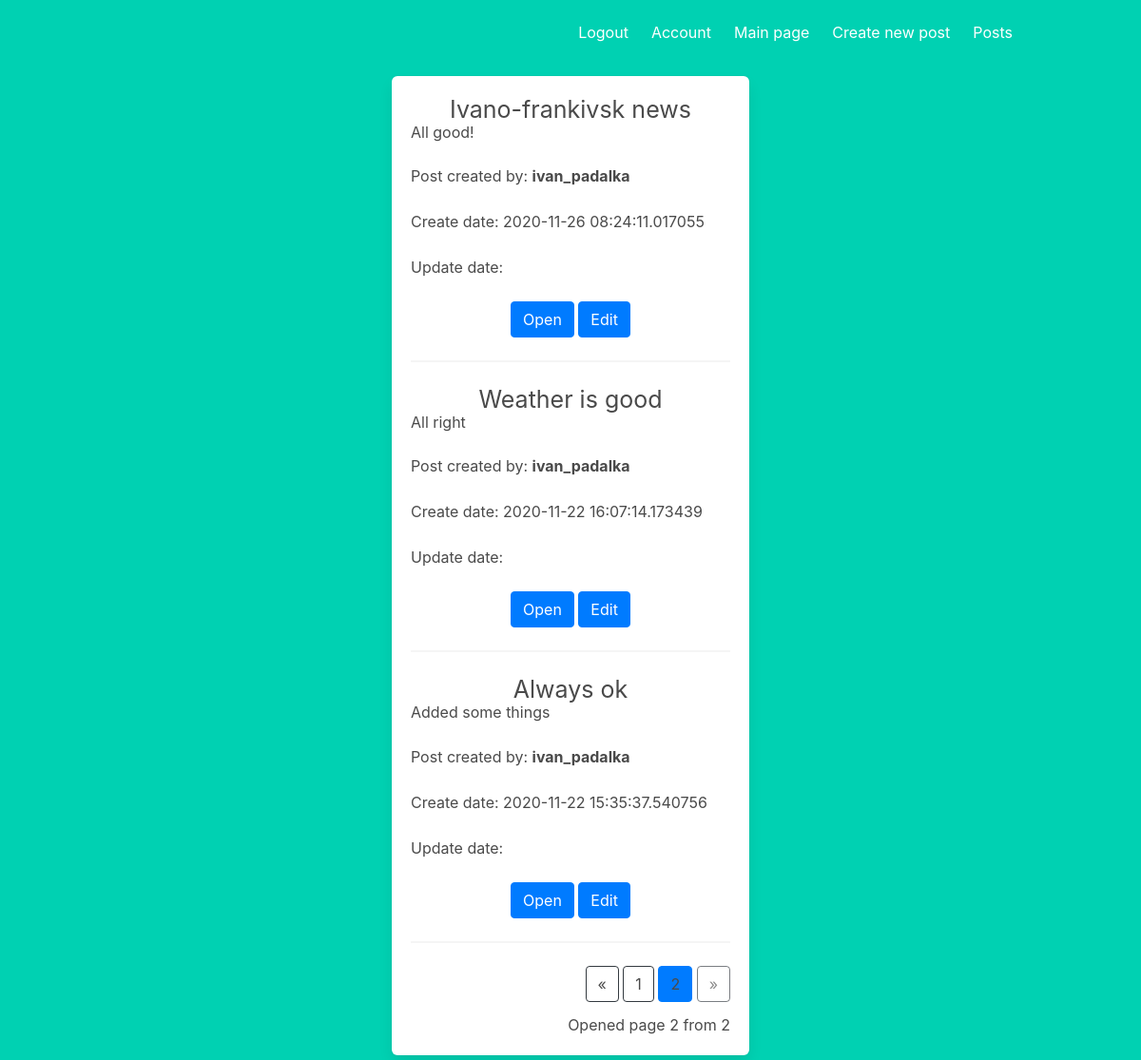
Page /posts?page=2 (signed in) on the committed database.
### app/models.py (models this page shows, shortened)
class Post(db.Model):
    id = db.Column(db.Integer, primary_key=True)
    title = db.Column(db.String(100), nullable=False)
    body = db.Column(db.String(140))
    timestamp = db.Column(db.DateTime, index=True, default=datetime.utcnow)
    user_id = db.Column(db.Integer, db.ForeignKey('user.id'))

class User(UserMixin, db.Model):
    id = db.Column(db.Integer, primary_key=True)
    username = db.Column(db.String(64), index=True, unique=True)
    email = db.Column(db.String(120), index=True, unique=True)
    image_file = db.Column(db.String(20), nullable=False, default = 'default.jpg')
    about_me = db.Column(db.String(200), nullable=True)
    last_seen = db.Column(db.DateTime, default=datetime.utcnow)
    password_hash = db.Column(db.String(128))
    posts = db.relationship('Post', backref='author', lazy='dynamic')

### app/views.py (the view)
@app.route('/posts', methods=['GET'])
@login_required
def posts():
    q = request.args.get('q')
    page = request.args.get('page', 1, type=int)
    if q:
        posts = Post.query.filter(Post.title.contains(q) | Post.body.contains(q))
    else:
        posts = Post.query.order_by(Post.timestamp.desc())
    pages = posts.paginate(page=page, per_page=ROWS_PER_PAGE)
    return render_template('posts.html', posts=posts, pages=pages, q=q)

### app/models.py (called while the page is built)
@login.user_loader
def load_user(id):
    return User.query.get(int(id))

### app/views.py (called while the page is built)
@app.before_request
def before_request():
    if current_user.is_authenticated:
        current_user.last_seen = datetime.utcnow()
        db.session.commit()

### app/templates/posts.html (shortened to what this page needs)
{% extends "base.html" %}
{% block content %}
<div class="column is-4 is-offset-4">
   <div class="box">
        <div class="text-center">
            {% for post in pages.items %}
                <h1 style="font-size: 25px;" >{{post.title}}</h1>
                <h5 style="text-align: left;">{{post.body}}</h5> <br>
                <inline> <p style="text-align: left;">Post created by: <strong>{{ post.author.username }}</strong></p></inline> <br>
                <inline><p style="text-align: left;"> Create date: {{post.timestamp}}</p></inline><br>
                <inline><p style="text-align: left;">Update date: {{post.update_time}}</p></inline><br>
                <a class="btn btn-primary" href="{{url_for('post', id=post.id)}}" style="color: white;">Open</a>
                 {% if current_user.username == post.author.username %}
                    <inline><a class="btn btn-primary" href="{{url_for('edit_post', id=post.id)}}" style="color: white;">Edit</a></inline>
                 {% endif %}
                <hr>
            {% endfor %}
            <div class="text-right">
            <a href="{{ url_for('posts', page=pages.prev_num, q=q) }}"
               class="btn btn-outline-dark
       {% if pages.page == 1 %}disabled{% endif %}">
                &laquo;
            </a>
            {% for page_num in pages.iter_pages(left_edge=1, right_edge=1, left_current=1, right_current=2) %}
            {% if page_num %}
            {% if pages.page == page_num %}
            <a href="{{ url_for('posts', page=page_num, q=q) }}"
               class="btn btn-primary">
                {{ page_num }}
            </a>
            {% else %}
            <a href="{{ url_for('posts', page=page_num, q=q) }}"
               class="btn btn-outline-dark">
                {{ page_num }}
            </a>
            {% endif %}
            {% else %}
            ...
            {% endif %}
            {% endfor %}
            <a href="{{ url_for('posts', page=pages.next_num, q=q) }}"
               class="btn btn-outline-dark
       {% if pages.page == pages.pages %}disabled{% endif %}">
                &raquo;
            </a>
        </div>
        <p class="text-right mt-3">
            Opened page {{ pages.page }} from {{ pages.pages }}
        </p>
        </div>
    </div>
</div>
{% endblock %}

### app/static/styles/style.css (style rules this page uses)
h1 { text-align: center; }

### rows in the picture
Post: title "Ivano-frankivsk news", body "All good!", author.username "ivan_padalka", timestamp "2020-11-26 08:24:11.017055"
Post: title "Weather is good", body "All right", author.username "ivan_padalka", timestamp "2020-11-22 16:07:14.173439"
Post: title "Always ok", body "Added some things", author.username "ivan_padalka", timestamp "2020-11-22 15:35:37.540756"

### other values in the picture
{{ page_num }} "1"
{{ page_num }} "2"
{{ pages.page }} "2"
{{ pages.pages }} "2"
